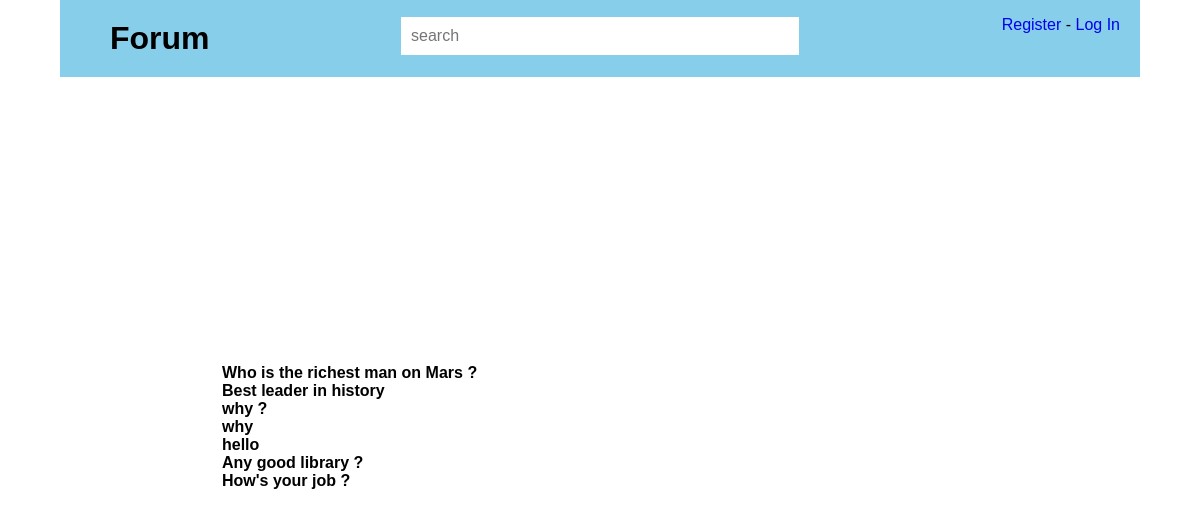
Screenshot of /forum/main/ with the database file from the repository.
### forum/models.py (models this page shows)
class Question(models.Model):
    question_text = models.CharField(max_length = 200)
    pub_date = models.DateTimeField(auto_now_add = True)
    owner = models.ForeignKey(User, on_delete=models.CASCADE)
    def __str__(self):
        return self.question_text

### forum/views.py (the view)
# urls.py: path('main/', views.QuestionListView.as_view(), name = 'main-view'),
class QuestionListView(ListView):
    model = Question
    def get_context_data(self, **kwargs):
        context = super().get_context_data(**kwargs)
        context["qs_json"] = json.dumps(list(Question.objects.values()),cls=DjangoJSONEncoder)
        return context

### forum/templates/forum/question_list.html (shortened to what this page needs)
{% extends 'forum/base.html' %}
{% block content %}
<div class="search" style="margin:auto 0; width:100%; z-index:1000; display:flex;">
  <input id="search_here" class="form-control search-bar" placeholder="search" name="" value="" style="">
</div>
<div id="box">
  {% for item in object_list %}
  <b>{{item}}</b>
  <br>
  {% endfor %}
</div>
{% endblock content %}

### forum/templates/forum/base.html (style rules this page uses)
body { margin: 0 auto; width: 90%; font-family: Arial, Helvetica, sans-serif; }

### forum/templates/forum/question_list.html (style rules this page uses)
.search-bar { margin: 0 auto; font-size: 16px; width: 50%; padding: 10px; position: center; transform: translateY(-60px); border: none; }

### rows the page displays
Question: question_text "Who is the richest man on Mars ?"
Question: question_text "Best leader in history"
Question: question_text "why ?"
Question: question_text "why"
Question: question_text "hello"
Question: question_text "Any good library ?"
Question: question_text "How's your job ?"
